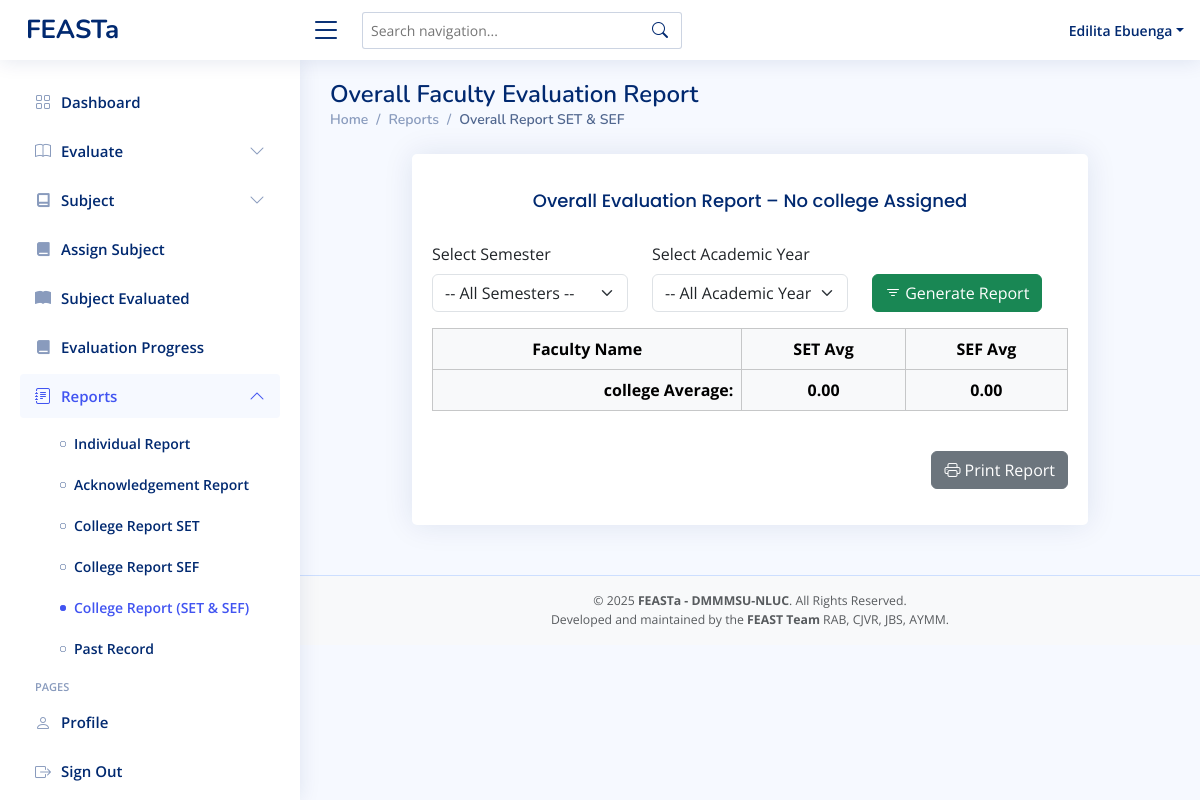
Before: /admin-overallreport.php (signed in) with the older database file.
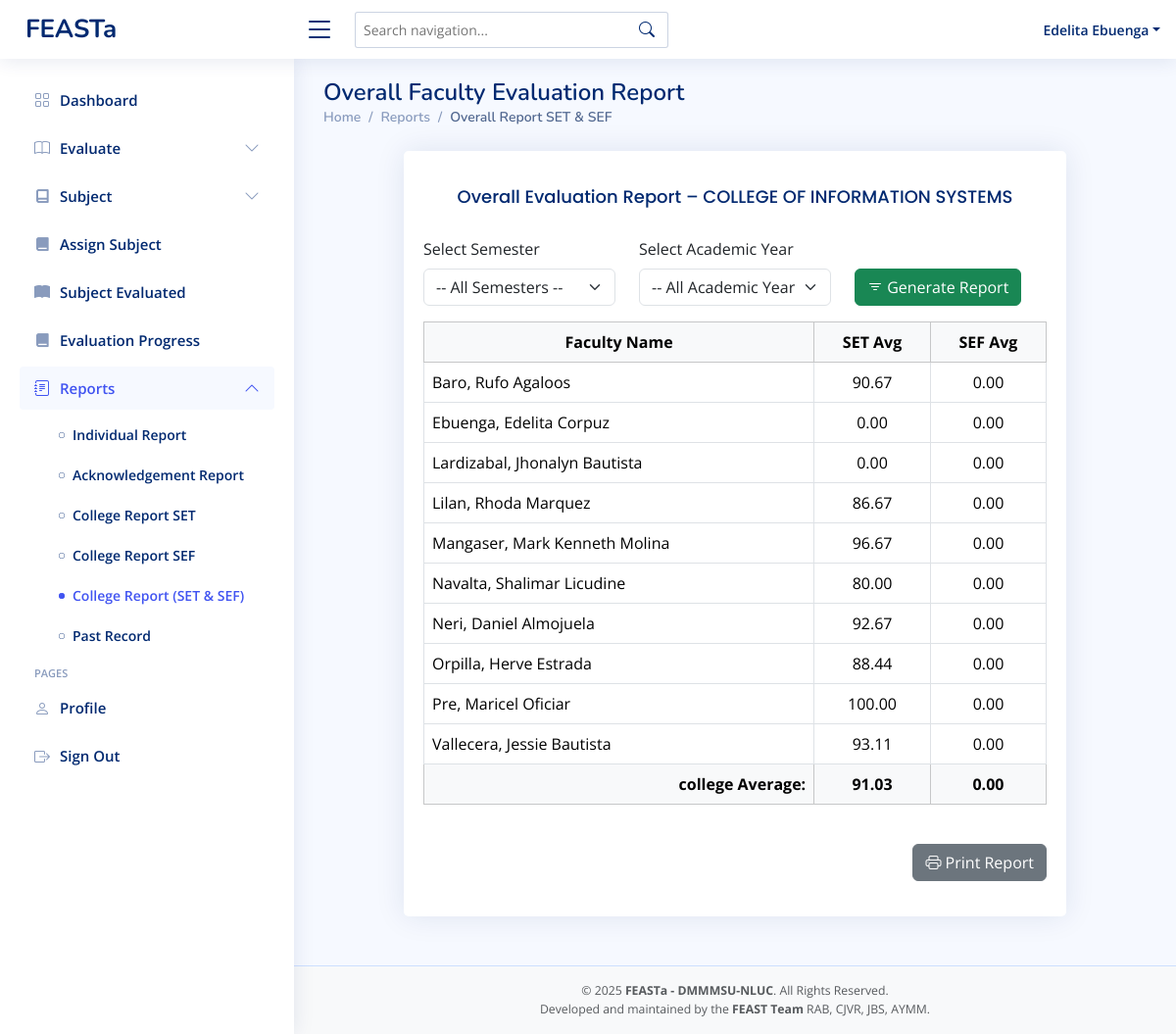
After: the same page with the newer database file.
### tables this page shows
CREATE TABLE `faculty` (
  `idnumber` varchar(11) NOT NULL,
  `first_name` varchar(50) NOT NULL,
  `mid_name` varchar(50) NOT NULL,
  `last_name` varchar(50) NOT NULL,
  `password` varchar(255) DEFAULT NULL,
  `college` varchar(255) DEFAULT NULL,
  `program` varchar(255) DEFAULT NULL,
  `faculty_rank` varchar(50) DEFAULT NULL,
  `role` varchar(50) NOT NULL DEFAULT 'faculty',
  `status` varchar(11) NOT NULL DEFAULT 'active'
);

### admin-overallreport.php (the view, shortened to what the changed rows need)
<?php
include 'conn/conn.php';
$admin_id = $_SESSION['idnumber'];
$stmt = $conn->prepare("SELECT college_name FROM admin_college WHERE admin_idnumber = ?");
$stmt->bind_param("s", $admin_id);
$stmt->execute();
$result = $stmt->get_result();
$college = [];
while ($row = $result->fetch_assoc()) {
  $college[] = $row['college_name'];
}
$admin_college_display = !empty($college) ? implode(', ', $college) : 'No college Assigned';
$semester_filter = isset($_GET['semester']) ? $_GET['semester'] : '';
$academic_filter = isset($_GET['academic_year']) ? $_GET['academic_year'] : '';
$faculties = [];
$admin_assignments = [];
$stmt_admin_dept = $conn->prepare("SELECT college_name, program_name FROM admin_college WHERE admin_idnumber = ?");
$stmt_admin_dept->bind_param("s", $admin_id);
$stmt_admin_dept->execute();
$result = $stmt_admin_dept->get_result();
while ($row = $result->fetch_assoc()) {
  $admin_assignments[] = $row;
}
if (!empty($admin_assignments)) {
  $faculty_query_parts = [];
  $params = [];
  $types = "";
  foreach ($admin_assignments as $assignment) {
    $faculty_query_parts[] = "(college = ? AND program = ?)";
    $params[] = $assignment['college_name'];
    $params[] = $assignment['program_name'];
    $types .= "ss";
  }
  $faculty_where_sql = implode(' OR ', $faculty_query_parts);
  $sql = "
        SELECT idnumber, last_name, first_name, mid_name
        FROM faculty
        WHERE ($faculty_where_sql)
        ORDER BY last_name ASC
    ";
  $query = $conn->prepare($sql);
  $query->bind_param($types, ...$params);
  $query->execute();
  $faculties = $query->get_result()->fetch_all(MYSQLI_ASSOC);
}
$overall_rows = '';
$total_set_avg = 0;
$total_sef_avg = 0;
$faculty_with_set = 0;
$faculty_with_sef = 0;
foreach ($faculties as $fac) {
  $fid = $fac['idnumber'];
  $name = "{$fac['last_name']}, {$fac['first_name']} {$fac['mid_name']}";
  $sql = "SELECT COUNT(*) AS students, AVG(computed_rating) AS avg_rating
            FROM evaluation WHERE faculty_id = ?";
  $types = "s";
  $params = [$fid];
  $stmtEval = $conn->prepare($sql);
  $stmtEval->bind_param($types, ...$params);
  $stmtEval->execute();
  $set_result = $stmtEval->get_result()->fetch_assoc();
  $set_count = (int)$set_result['students'];
  $set_avg_raw = $set_count ? (float)$set_result['avg_rating'] : 0.00;
  $set_avg_display = number_format($set_avg_raw, 2);
  $sql = "SELECT COUNT(*) AS admins, AVG(computed_rating) AS avg_rating
            FROM admin_evaluation WHERE evaluatee_id = ?";
  $types = "s";
  $params = [$fid];
  $stmtEval = $conn->prepare($sql);
  $stmtEval->bind_param($types, ...$params);
  $stmtEval->execute();
  $sef_result = $stmtEval->get_result()->fetch_assoc();
  $sef_count = (int)$sef_result['admins'];
  $sef_avg_raw = $sef_count ? (float)$sef_result['avg_rating'] : 0.00;
  $sef_avg_display = number_format($sef_avg_raw, 2);
  if ($set_count > 0) {
    $total_set_avg += $set_avg_raw;
    $faculty_with_set++;
  }
  $overall_rows .= "
      <tr>
        <td>{$name}</td>
        <td class='text-center'>{$set_avg_display}</td>
        <td class='text-center'>{$sef_avg_display}</td>
      </tr>
    ";
}
$final_set_average = ($faculty_with_set > 0) ? ($total_set_avg / $faculty_with_set) : 0;
$final_sef_average = ($faculty_with_sef > 0) ? ($total_sef_avg / $faculty_with_sef) : 0;
?>
<!DOCTYPE html>
<html>
<head>
  <?php include 'head.php' ?>
</head>
<body>
  <?php include 'admin-header.php'; ?>
  <main id="main" class="main">
    <div class="pagetitle">
      <h1>Overall Faculty Evaluation Report</h1>
    </div>
    <section class="section dashboard">
      <div class="container mt-4">
        <div class="row justify-content-center">
          <div class="col-lg-10">
            <div class="card">
              <div class="card-body">
                <h4 class="card-title text-center my-3">
                  Overall Evaluation Report – <?= htmlspecialchars($admin_college_display) ?>
                </h4>
                <form method="GET" class="mb-3">
                  <div class="row align-items-end">
                  </div>
                </form>
                <div class="table-responsive mb-4">
                  <table class="table table-bordered table-hover">
                    <thead class="table-light text-center">
                      <tr>
                        <th>Faculty Name</th>
                        <th>SET Avg</th>
                        <th>SEF Avg</th>
                      </tr>
                    </thead>
                    <tbody>
                      <?= $overall_rows ?>
                    </tbody>
                    <tfoot>
                      <tr class="table-light fw-bold">
                        <td class="text-end">college Average:</td>
                        <td class="text-center"><?= number_format($final_set_average, 2) ?></td>
                        <td class="text-center"><?= number_format($final_sef_average, 2) ?></td>
                      </tr>
                    </tfoot>
                  </table>
                </div>
                <div class="text-end mb-3">
                  <a href="admin-overallreport-print.php?semester=<?= urlencode($semester_filter) ?>&academic_year=<?= urlencode($academic_filter) ?>" class="btn btn-secondary" target="_blank">
                  </a>
                </div>
              </div>
            </div>
          </div>
        </div>
      </div>
    </section>
  </main>
</body>
</html>

### admin-header.php (shortened to what the changed rows need)
<header id="header" class="header fixed-top d-flex align-items-center">
  <nav class="header-nav ms-auto">
    <ul class="d-flex align-items-center">
      <li class="nav-item dropdown pe-3">
        <a class="nav-link nav-profile d-flex align-items-center pe-0" href="#" data-bs-toggle="dropdown">
          <span class="d-none d-md-block dropdown-toggle ps-2 text-capitalize"><?php echo $_SESSION['first_name'] . ' ' . $_SESSION['last_name']; ?></span>
        </a>
      </li>
    </ul>
  </nav>
</header>

Changed rows visible on the page:
now on this page (row edited): faculty: name "Baro, Rufo Agaloos", set_avg_display "90.67", sef_avg_display "0.00"
now on this page (row edited): faculty: name "Ebuenga, Edelita Corpuz", set_avg_display "0.00", sef_avg_display "0.00"
now on this page (row edited): faculty: name "Lardizabal, Jhonalyn Bautista", set_avg_display "0.00", sef_avg_display "0.00"
now on this page (row edited): faculty: name "Lilan, Rhoda Marquez", set_avg_display "86.67", sef_avg_display "0.00"
now on this page (row edited): faculty: name "Mangaser, Mark Kenneth Molina", set_avg_display "96.67", sef_avg_display "0.00"
now on this page (row edited): faculty: name "Navalta, Shalimar Licudine", set_avg_display "80.00", sef_avg_display "0.00"
now on this page (row edited): faculty: name "Neri, Daniel Almojuela", set_avg_display "92.67", sef_avg_display "0.00"
now on this page (row edited): faculty: name "Orpilla, Herve Estrada", set_avg_display "88.44", sef_avg_display "0.00"
now on this page (row edited): faculty: name "Pre, Maricel Oficiar", set_avg_display "100.00", sef_avg_display "0.00"
now on this page (row edited): faculty: name "Vallecera, Jessie Bautista", set_avg_display "93.11", sef_avg_display "0.00"
Other visible differences:
$_SESSION['first_name']: "Edilita" → "Edelita"
$admin_college_display: "No college Assigned" → "COLLEGE OF INFORMATION SYSTEMS"
$final_set_average: "0.00" → "91.03"
